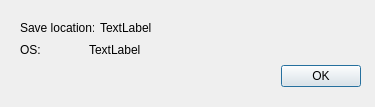
<?xml version="1.0" encoding="UTF-8"?>
<ui version="4.0">
 <class>InfoWindow</class>
 <widget class="QDialog" name="InfoWindow">
  <property name="geometry">
   <rect>
    <x>0</x>
    <y>0</y>
    <width>375</width>
    <height>107</height>
   </rect>
  </property>
  <property name="windowTitle">
   <string>Info</string>
  </property>
  <widget class="QDialogButtonBox" name="buttonBox">
   <property name="geometry">
    <rect>
     <x>20</x>
     <y>60</y>
     <width>341</width>
     <height>32</height>
    </rect>
   </property>
   <property name="orientation">
    <enum>Qt::Horizontal</enum>
   </property>
   <property name="standardButtons">
    <set>QDialogButtonBox::Ok</set>
   </property>
  </widget>
  <widget class="QWidget" name="horizontalLayoutWidget">
   <property name="geometry">
    <rect>
     <x>20</x>
     <y>20</y>
     <width>132</width>
     <height>38</height>
    </rect>
   </property>
   <layout class="QVBoxLayout" name="verticalLayout">
    <item>
     <layout class="QHBoxLayout" name="horizontalLayout_2">
      <item>
       <widget class="QLabel" name="label_2">
        <property name="text">
         <string>Save location:</string>
        </property>
       </widget>
      </item>
      <item>
       <widget class="QLabel" name="label">
        <property name="text">
         <string>TextLabel</string>
        </property>
       </widget>
      </item>
     </layout>
    </item>
    <item>
     <layout class="QHBoxLayout" name="horizontalLayout_3">
      <item>
       <widget class="QLabel" name="label_3">
        <property name="text">
         <string>OS:</string>
        </property>
       </widget>
      </item>
      <item>
       <widget class="QLabel" name="label_4">
        <property name="text">
         <string>TextLabel</string>
        </property>
       </widget>
      </item>
     </layout>
    </item>
   </layout>
  </widget>
 </widget>
 <resources/>
 <connections>
  <connection>
   <sender>buttonBox</sender>
   <signal>accepted()</signal>
   <receiver>InfoWindow</receiver>
   <slot>accept()</slot>
   <hints>
    <hint type="sourcelabel">
     <x>248</x>
     <y>254</y>
    </hint>
    <hint type="destinationlabel">
     <x>157</x>
     <y>274</y>
    </hint>
   </hints>
  </connection>
 </connections>
</ui>
